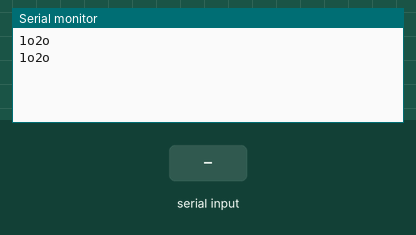
Bench run of a sketch on a simulated Arduino Uno, built with avr-gcc and run on an emulated ATmega328P. On the bench: the last lines printed to the serial monitor. Inputs (shaded band) come from the test bench.

Above: at 2.8 s.
2.9 s: "first" received over the second serial link
At 3.9 s:
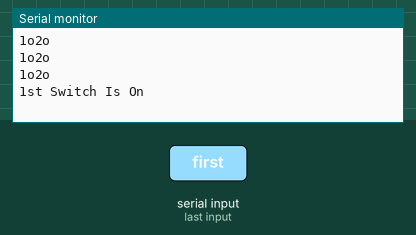
5.5 s: "firstOff" received over the second serial link
At 6.9 s:
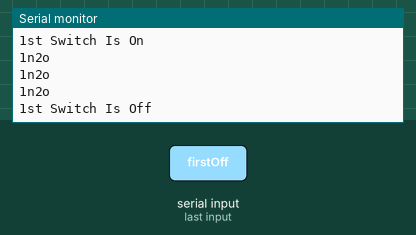
7.6 s: "second" received over the second serial link
At 9.0 s:
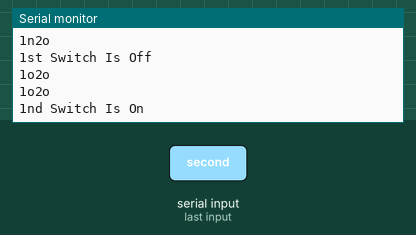
10.6 s: "secondOff" received over the second serial link
At 12.1 s:
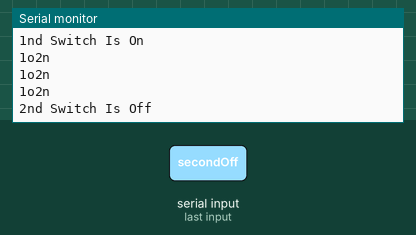

The sketch:

myB.ino
```cpp
#include <SoftwareSerial.h>
String input;
String state = "1o2o\n";
SoftwareSerial bt(10,11);

void setup() {
  // put your setup code here, to run once:
  Serial.begin(9600);
  bt.begin(9600);
}

void loop() {
  // put your main code here, to run repeatedly:
   while(bt.available()>0)
    {
          delay(10);
        char c=bt.read();
         if(c=='#')
         {break;}
         input+=c;
    }

    if(input == "first"){
        Serial.println("1st Switch Is On");
        state.setCharAt(1,'n');
      }
     if(input == "firstOff"){
        Serial.println("1st Switch Is Off");
        state.setCharAt(1,'o');
      }
      if(input == "second"){
        Serial.println("1nd Switch Is On");
        state.setCharAt(3,'n');
      }
     if(input == "secondOff"){
        Serial.println("2nd Switch Is Off");
        state.setCharAt(3,'o');
      }
    if(input=="read"){
      bt.print(state);
      }

/*
      if(input.length()>0)
      {
        Serial.println(input);
        bt.println(input);
      }
      delay(1000);
*/

       delay(1000);
      input="";
     // bt.print(state);
      Serial.println(state);

}
```

Measured:
- after the input at 2.9 s, the serial monitor: prints a new line after 0.15 s (image 1)
- after the input at 5.5 s, the serial monitor: prints a new line after 0.63 s (image 2)
- after the input at 7.6 s, the serial monitor: prints a new line after 0.59 s (image 3)
- after the input at 10.6 s, the serial monitor: prints a new line after 0.68 s (image 4)
